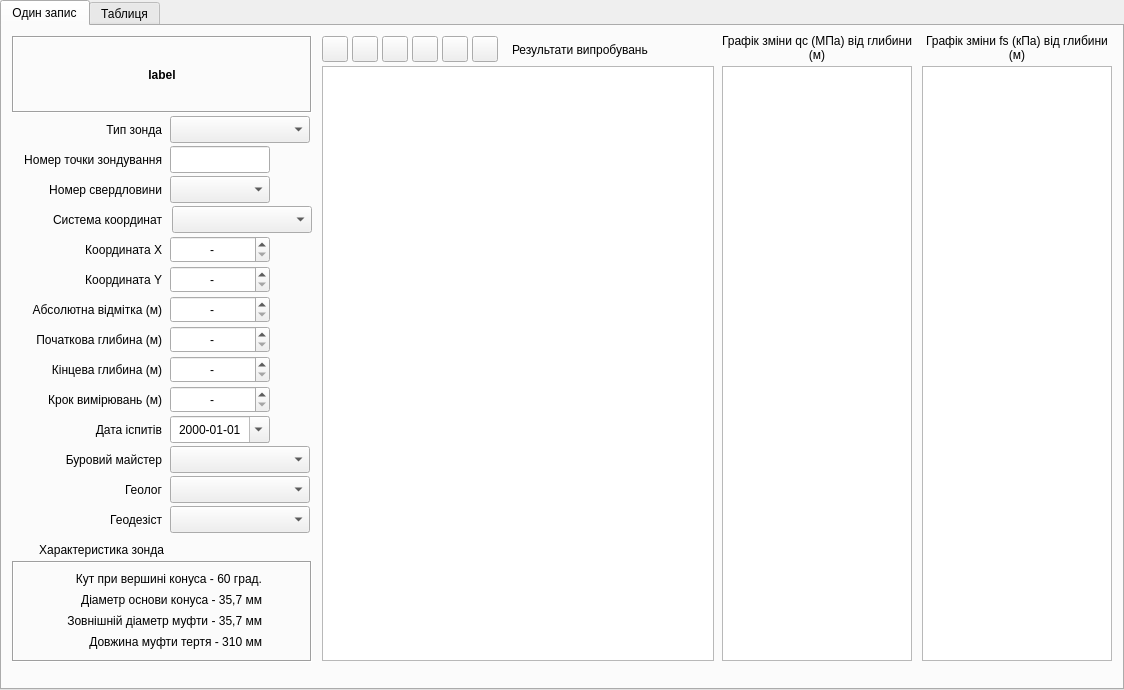
<?xml version="1.0" encoding="UTF-8"?>
<ui version="4.0">
 <class>Szond_win</class>
 <widget class="QTabWidget" name="Szond_win">
  <property name="geometry">
   <rect>
    <x>0</x>
    <y>0</y>
    <width>1124</width>
    <height>690</height>
   </rect>
  </property>
  <property name="windowTitle">
   <string>Статичне зондування</string>
  </property>
  <property name="windowIcon">
   <iconset>
    <normaloff>../icons/16x16/applications-engineering.png</normaloff>../icons/16x16/applications-engineering.png</iconset>
  </property>
  <property name="locale">
   <locale language="Ukrainian" country="Ukraine"/>
  </property>
  <property name="currentIndex">
   <number>0</number>
  </property>
  <widget class="QWidget" name="tab">
   <attribute name="title">
    <string>Один запис</string>
   </attribute>
   <widget class="QComboBox" name="comboBox_4">
    <property name="geometry">
     <rect>
      <x>168</x>
      <y>450</y>
      <width>140</width>
      <height>27</height>
     </rect>
    </property>
   </widget>
   <widget class="QDoubleSpinBox" name="doubleSpinBox_3">
    <property name="geometry">
     <rect>
      <x>168</x>
      <y>270</y>
      <width>100</width>
      <height>27</height>
     </rect>
    </property>
    <property name="locale">
     <locale language="C" country="AnyCountry"/>
    </property>
    <property name="alignment">
     <set>Qt::AlignCenter</set>
    </property>
    <property name="buttonSymbols">
     <enum>QAbstractSpinBox::UpDownArrows</enum>
    </property>
    <property name="specialValueText">
     <string>-</string>
    </property>
    <property name="minimum">
     <double>-10000.000000000000000</double>
    </property>
    <property name="maximum">
     <double>10000.000000000000000</double>
    </property>
    <property name="singleStep">
     <double>0.010000000000000</double>
    </property>
    <property name="value">
     <double>-10000.000000000000000</double>
    </property>
   </widget>
   <widget class="QFrame" name="frame">
    <property name="geometry">
     <rect>
      <x>10</x>
      <y>535</y>
      <width>300</width>
      <height>101</height>
     </rect>
    </property>
    <property name="frameShape">
     <enum>QFrame::Box</enum>
    </property>
    <property name="frameShadow">
     <enum>QFrame::Sunken</enum>
    </property>
   </widget>
   <widget class="QToolButton" name="toolButton_1">
    <property name="geometry">
     <rect>
      <x>320</x>
      <y>10</y>
      <width>26</width>
      <height>26</height>
     </rect>
    </property>
    <property name="toolTip">
     <string>Додати один рядок до таблиці</string>
    </property>
    <property name="statusTip">
     <string>Додавання одного рядка до таблиці вимірювань статичного зондування</string>
    </property>
    <property name="text">
     <string/>
    </property>
    <property name="icon">
     <iconset>
      <normaloff>../icons/16x16/list-add.png</normaloff>../icons/16x16/list-add.png</iconset>
    </property>
   </widget>
   <widget class="QLabel" name="label_10">
    <property name="geometry">
     <rect>
      <x>0</x>
      <y>390</y>
      <width>160</width>
      <height>27</height>
     </rect>
    </property>
    <property name="text">
     <string>Дата іспитів</string>
    </property>
    <property name="alignment">
     <set>Qt::AlignRight|Qt::AlignTrailing|Qt::AlignVCenter</set>
    </property>
   </widget>
   <widget class="QLabel" name="label_22">
    <property name="geometry">
     <rect>
      <x>0</x>
      <y>480</y>
      <width>160</width>
      <height>27</height>
     </rect>
    </property>
    <property name="text">
     <string>Геодезіст</string>
    </property>
    <property name="alignment">
     <set>Qt::AlignRight|Qt::AlignTrailing|Qt::AlignVCenter</set>
    </property>
   </widget>
   <widget class="QToolButton" name="toolButton_3">
    <property name="geometry">
     <rect>
      <x>380</x>
      <y>10</y>
      <width>26</width>
      <height>26</height>
     </rect>
    </property>
    <property name="toolTip">
     <string>Додати всі рядки до таблиці</string>
    </property>
    <property name="statusTip">
     <string>Додавання всіх рядків до таблиці вимірювань статичного зондування</string>
    </property>
    <property name="text">
     <string/>
    </property>
    <property name="icon">
     <iconset>
      <normaloff>../icons/16x16/edit-table-insert-row-under.png</normaloff>../icons/16x16/edit-table-insert-row-under.png</iconset>
    </property>
   </widget>
   <widget class="QLabel" name="label">
    <property name="geometry">
     <rect>
      <x>10</x>
      <y>10</y>
      <width>300</width>
      <height>77</height>
     </rect>
    </property>
    <property name="font">
     <font>
      <weight>75</weight>
      <bold>true</bold>
     </font>
    </property>
    <property name="frameShape">
     <enum>QFrame::Box</enum>
    </property>
    <property name="frameShadow">
     <enum>QFrame::Sunken</enum>
    </property>
    <property name="text">
     <string>label</string>
    </property>
    <property name="alignment">
     <set>Qt::AlignCenter</set>
    </property>
   </widget>
   <widget class="QLabel" name="label_5">
    <property name="geometry">
     <rect>
      <x>0</x>
      <y>240</y>
      <width>160</width>
      <height>27</height>
     </rect>
    </property>
    <property name="text">
     <string>Координата Y</string>
    </property>
    <property name="alignment">
     <set>Qt::AlignRight|Qt::AlignTrailing|Qt::AlignVCenter</set>
    </property>
   </widget>
   <widget class="QLabel" name="label_15">
    <property name="geometry">
     <rect>
      <x>20</x>
      <y>542</y>
      <width>240</width>
      <height>22</height>
     </rect>
    </property>
    <property name="text">
     <string>Кут при вершині конуса - 60 град.</string>
    </property>
    <property name="alignment">
     <set>Qt::AlignRight|Qt::AlignTrailing|Qt::AlignVCenter</set>
    </property>
   </widget>
   <widget class="QLabel" name="label_9">
    <property name="geometry">
     <rect>
      <x>0</x>
      <y>360</y>
      <width>160</width>
      <height>27</height>
     </rect>
    </property>
    <property name="text">
     <string>Крок вимірювань (м)</string>
    </property>
    <property name="alignment">
     <set>Qt::AlignRight|Qt::AlignTrailing|Qt::AlignVCenter</set>
    </property>
   </widget>
   <widget class="QLabel" name="label_2">
    <property name="geometry">
     <rect>
      <x>0</x>
      <y>90</y>
      <width>160</width>
      <height>27</height>
     </rect>
    </property>
    <property name="text">
     <string>Тип зонда</string>
    </property>
    <property name="alignment">
     <set>Qt::AlignRight|Qt::AlignTrailing|Qt::AlignVCenter</set>
    </property>
   </widget>
   <widget class="QLabel" name="label_18">
    <property name="geometry">
     <rect>
      <x>20</x>
      <y>584</y>
      <width>240</width>
      <height>22</height>
     </rect>
    </property>
    <property name="text">
     <string>Зовнішній діаметр муфти - 35,7 мм</string>
    </property>
    <property name="alignment">
     <set>Qt::AlignRight|Qt::AlignTrailing|Qt::AlignVCenter</set>
    </property>
   </widget>
   <widget class="QLabel" name="label_8">
    <property name="geometry">
     <rect>
      <x>0</x>
      <y>330</y>
      <width>160</width>
      <height>27</height>
     </rect>
    </property>
    <property name="text">
     <string>Кінцева глибина (м)</string>
    </property>
    <property name="alignment">
     <set>Qt::AlignRight|Qt::AlignTrailing|Qt::AlignVCenter</set>
    </property>
   </widget>
   <widget class="QDoubleSpinBox" name="doubleSpinBox_2">
    <property name="geometry">
     <rect>
      <x>168</x>
      <y>240</y>
      <width>100</width>
      <height>27</height>
     </rect>
    </property>
    <property name="locale">
     <locale language="C" country="AnyCountry"/>
    </property>
    <property name="alignment">
     <set>Qt::AlignCenter</set>
    </property>
    <property name="buttonSymbols">
     <enum>QAbstractSpinBox::UpDownArrows</enum>
    </property>
    <property name="specialValueText">
     <string>-</string>
    </property>
    <property name="maximum">
     <double>9999999.990000000223517</double>
    </property>
    <property name="singleStep">
     <double>0.010000000000000</double>
    </property>
   </widget>
   <widget class="QDoubleSpinBox" name="doubleSpinBox_4">
    <property name="geometry">
     <rect>
      <x>168</x>
      <y>300</y>
      <width>100</width>
      <height>27</height>
     </rect>
    </property>
    <property name="locale">
     <locale language="C" country="AnyCountry"/>
    </property>
    <property name="alignment">
     <set>Qt::AlignCenter</set>
    </property>
    <property name="buttonSymbols">
     <enum>QAbstractSpinBox::UpDownArrows</enum>
    </property>
    <property name="specialValueText">
     <string>-</string>
    </property>
    <property name="minimum">
     <double>-0.010000000000000</double>
    </property>
    <property name="maximum">
     <double>999.990000000000009</double>
    </property>
    <property name="singleStep">
     <double>0.010000000000000</double>
    </property>
    <property name="value">
     <double>-0.010000000000000</double>
    </property>
   </widget>
   <widget class="QLabel" name="label_14">
    <property name="geometry">
     <rect>
      <x>0</x>
      <y>150</y>
      <width>160</width>
      <height>27</height>
     </rect>
    </property>
    <property name="text">
     <string>Номер свердловини</string>
    </property>
    <property name="alignment">
     <set>Qt::AlignRight|Qt::AlignTrailing|Qt::AlignVCenter</set>
    </property>
   </widget>
   <widget class="QComboBox" name="comboBox_5">
    <property name="geometry">
     <rect>
      <x>168</x>
      <y>480</y>
      <width>140</width>
      <height>27</height>
     </rect>
    </property>
   </widget>
   <widget class="QToolButton" name="toolButton_6">
    <property name="geometry">
     <rect>
      <x>470</x>
      <y>10</y>
      <width>26</width>
      <height>26</height>
     </rect>
    </property>
    <property name="toolTip">
     <string>Очистити комірку від значення</string>
    </property>
    <property name="statusTip">
     <string>Очистити комірку від значення. Відобразити None</string>
    </property>
    <property name="icon">
     <iconset>
      <normaloff>../icons/16x16/edit-clear.png</normaloff>../icons/16x16/edit-clear.png</iconset>
    </property>
   </widget>
   <widget class="QLabel" name="label_3">
    <property name="geometry">
     <rect>
      <x>0</x>
      <y>120</y>
      <width>160</width>
      <height>27</height>
     </rect>
    </property>
    <property name="text">
     <string>Номер точки зондування</string>
    </property>
    <property name="alignment">
     <set>Qt::AlignRight|Qt::AlignTrailing|Qt::AlignVCenter</set>
    </property>
   </widget>
   <widget class="QComboBox" name="comboBox_1">
    <property name="geometry">
     <rect>
      <x>168</x>
      <y>90</y>
      <width>140</width>
      <height>27</height>
     </rect>
    </property>
   </widget>
   <widget class="QLineEdit" name="lineEdit_1">
    <property name="geometry">
     <rect>
      <x>168</x>
      <y>120</y>
      <width>100</width>
      <height>27</height>
     </rect>
    </property>
    <property name="alignment">
     <set>Qt::AlignCenter</set>
    </property>
   </widget>
   <widget class="QToolButton" name="toolButton_2">
    <property name="geometry">
     <rect>
      <x>350</x>
      <y>10</y>
      <width>26</width>
      <height>26</height>
     </rect>
    </property>
    <property name="toolTip">
     <string>Вилучити поточний рядок з таблиці</string>
    </property>
    <property name="statusTip">
     <string>Вилучення поточного рядка з таблиці вимірювань статичного зондування</string>
    </property>
    <property name="text">
     <string/>
    </property>
    <property name="icon">
     <iconset>
      <normaloff>../icons/16x16/list-remove.png</normaloff>../icons/16x16/list-remove.png</iconset>
    </property>
   </widget>
   <widget class="QLabel" name="label_17">
    <property name="geometry">
     <rect>
      <x>2</x>
      <y>510</y>
      <width>160</width>
      <height>27</height>
     </rect>
    </property>
    <property name="text">
     <string>Характеристика зонда</string>
    </property>
    <property name="alignment">
     <set>Qt::AlignRight|Qt::AlignTrailing|Qt::AlignVCenter</set>
    </property>
   </widget>
   <widget class="QDoubleSpinBox" name="doubleSpinBox_1">
    <property name="geometry">
     <rect>
      <x>168</x>
      <y>210</y>
      <width>100</width>
      <height>27</height>
     </rect>
    </property>
    <property name="autoFillBackground">
     <bool>false</bool>
    </property>
    <property name="locale">
     <locale language="C" country="AnyCountry"/>
    </property>
    <property name="alignment">
     <set>Qt::AlignCenter</set>
    </property>
    <property name="buttonSymbols">
     <enum>QAbstractSpinBox::UpDownArrows</enum>
    </property>
    <property name="specialValueText">
     <string>-</string>
    </property>
    <property name="maximum">
     <double>9999999.990000000223517</double>
    </property>
    <property name="singleStep">
     <double>0.010000000000000</double>
    </property>
    <property name="value">
     <double>0.000000000000000</double>
    </property>
   </widget>
   <widget class="QLabel" name="label_20">
    <property name="geometry">
     <rect>
      <x>920</x>
      <y>7</y>
      <width>190</width>
      <height>30</height>
     </rect>
    </property>
    <property name="text">
     <string>Графік зміни fs (кПа) від глибини (м)</string>
    </property>
    <property name="alignment">
     <set>Qt::AlignCenter</set>
    </property>
    <property name="wordWrap">
     <bool>true</bool>
    </property>
   </widget>
   <widget class="QLabel" name="label_12">
    <property name="geometry">
     <rect>
      <x>0</x>
      <y>450</y>
      <width>160</width>
      <height>27</height>
     </rect>
    </property>
    <property name="text">
     <string>Геолог</string>
    </property>
    <property name="alignment">
     <set>Qt::AlignRight|Qt::AlignTrailing|Qt::AlignVCenter</set>
    </property>
   </widget>
   <widget class="QDoubleSpinBox" name="doubleSpinBox_5">
    <property name="geometry">
     <rect>
      <x>168</x>
      <y>330</y>
      <width>100</width>
      <height>27</height>
     </rect>
    </property>
    <property name="locale">
     <locale language="C" country="AnyCountry"/>
    </property>
    <property name="alignment">
     <set>Qt::AlignCenter</set>
    </property>
    <property name="buttonSymbols">
     <enum>QAbstractSpinBox::UpDownArrows</enum>
    </property>
    <property name="specialValueText">
     <string>-</string>
    </property>
    <property name="minimum">
     <double>-0.010000000000000</double>
    </property>
    <property name="maximum">
     <double>999.990000000000009</double>
    </property>
    <property name="singleStep">
     <double>0.010000000000000</double>
    </property>
    <property name="value">
     <double>-0.010000000000000</double>
    </property>
   </widget>
   <widget class="QComboBox" name="comboBox_2">
    <property name="geometry">
     <rect>
      <x>168</x>
      <y>150</y>
      <width>100</width>
      <height>27</height>
     </rect>
    </property>
   </widget>
   <widget class="QLabel" name="label_16">
    <property name="geometry">
     <rect>
      <x>20</x>
      <y>563</y>
      <width>240</width>
      <height>22</height>
     </rect>
    </property>
    <property name="text">
     <string>Діаметр основи конуса - 35,7 мм</string>
    </property>
    <property name="alignment">
     <set>Qt::AlignRight|Qt::AlignTrailing|Qt::AlignVCenter</set>
    </property>
   </widget>
   <widget class="QLabel" name="label_7">
    <property name="geometry">
     <rect>
      <x>0</x>
      <y>300</y>
      <width>160</width>
      <height>27</height>
     </rect>
    </property>
    <property name="text">
     <string>Початкова глибина (м)</string>
    </property>
    <property name="alignment">
     <set>Qt::AlignRight|Qt::AlignTrailing|Qt::AlignVCenter</set>
    </property>
   </widget>
   <widget class="QComboBox" name="comboBox_3">
    <property name="geometry">
     <rect>
      <x>168</x>
      <y>420</y>
      <width>140</width>
      <height>27</height>
     </rect>
    </property>
   </widget>
   <widget class="QLabel" name="label_4">
    <property name="geometry">
     <rect>
      <x>0</x>
      <y>210</y>
      <width>160</width>
      <height>27</height>
     </rect>
    </property>
    <property name="text">
     <string>Координата X</string>
    </property>
    <property name="alignment">
     <set>Qt::AlignRight|Qt::AlignTrailing|Qt::AlignVCenter</set>
    </property>
   </widget>
   <widget class="QDoubleSpinBox" name="doubleSpinBox_6">
    <property name="geometry">
     <rect>
      <x>168</x>
      <y>360</y>
      <width>100</width>
      <height>27</height>
     </rect>
    </property>
    <property name="locale">
     <locale language="C" country="AnyCountry"/>
    </property>
    <property name="alignment">
     <set>Qt::AlignCenter</set>
    </property>
    <property name="buttonSymbols">
     <enum>QAbstractSpinBox::UpDownArrows</enum>
    </property>
    <property name="specialValueText">
     <string>-</string>
    </property>
    <property name="maximum">
     <double>1.000000000000000</double>
    </property>
    <property name="singleStep">
     <double>0.010000000000000</double>
    </property>
   </widget>
   <widget class="QLabel" name="label_6">
    <property name="geometry">
     <rect>
      <x>0</x>
      <y>270</y>
      <width>160</width>
      <height>27</height>
     </rect>
    </property>
    <property name="text">
     <string>Абсолютна відмітка (м)</string>
    </property>
    <property name="alignment">
     <set>Qt::AlignRight|Qt::AlignTrailing|Qt::AlignVCenter</set>
    </property>
   </widget>
   <widget class="QDateEdit" name="dateEdit_1">
    <property name="geometry">
     <rect>
      <x>168</x>
      <y>390</y>
      <width>100</width>
      <height>27</height>
     </rect>
    </property>
    <property name="alignment">
     <set>Qt::AlignCenter</set>
    </property>
    <property name="dateTime">
     <datetime>
      <hour>0</hour>
      <minute>0</minute>
      <second>0</second>
      <year>2000</year>
      <month>1</month>
      <day>1</day>
     </datetime>
    </property>
    <property name="displayFormat">
     <string>yyyy-MM-dd</string>
    </property>
    <property name="calendarPopup">
     <bool>true</bool>
    </property>
   </widget>
   <widget class="QLabel" name="label_19">
    <property name="geometry">
     <rect>
      <x>20</x>
      <y>605</y>
      <width>240</width>
      <height>22</height>
     </rect>
    </property>
    <property name="text">
     <string>Довжина муфти тертя - 310 мм</string>
    </property>
    <property name="alignment">
     <set>Qt::AlignRight|Qt::AlignTrailing|Qt::AlignVCenter</set>
    </property>
   </widget>
   <widget class="QLabel" name="label_13">
    <property name="geometry">
     <rect>
      <x>720</x>
      <y>7</y>
      <width>190</width>
      <height>30</height>
     </rect>
    </property>
    <property name="text">
     <string>Графік зміни qc (МПа) від глибини (м)</string>
    </property>
    <property name="alignment">
     <set>Qt::AlignCenter</set>
    </property>
    <property name="wordWrap">
     <bool>true</bool>
    </property>
   </widget>
   <widget class="QLabel" name="label_11">
    <property name="geometry">
     <rect>
      <x>0</x>
      <y>420</y>
      <width>160</width>
      <height>27</height>
     </rect>
    </property>
    <property name="text">
     <string>Буровий майстер</string>
    </property>
    <property name="alignment">
     <set>Qt::AlignRight|Qt::AlignTrailing|Qt::AlignVCenter</set>
    </property>
   </widget>
   <widget class="QToolButton" name="toolButton_4">
    <property name="geometry">
     <rect>
      <x>410</x>
      <y>10</y>
      <width>26</width>
      <height>26</height>
     </rect>
    </property>
    <property name="toolTip">
     <string>Вилучити всі рядки з таблиці</string>
    </property>
    <property name="statusTip">
     <string>Вилучення всіх рядків з таблиці вимірювань статичного зондування</string>
    </property>
    <property name="text">
     <string/>
    </property>
    <property name="icon">
     <iconset>
      <normaloff>../icons/16x16/edit-table-delete-row.png</normaloff>../icons/16x16/edit-table-delete-row.png</iconset>
    </property>
   </widget>
   <widget class="QGraphicsView" name="graphicsView_2">
    <property name="geometry">
     <rect>
      <x>920</x>
      <y>40</y>
      <width>190</width>
      <height>595</height>
     </rect>
    </property>
   </widget>
   <widget class="QTableView" name="tableSzond">
    <property name="geometry">
     <rect>
      <x>320</x>
      <y>40</y>
      <width>392</width>
      <height>595</height>
     </rect>
    </property>
    <attribute name="verticalHeaderDefaultSectionSize">
     <number>24</number>
    </attribute>
   </widget>
   <widget class="QToolButton" name="toolButton_5">
    <property name="geometry">
     <rect>
      <x>440</x>
      <y>10</y>
      <width>26</width>
      <height>26</height>
     </rect>
    </property>
    <property name="toolTip">
     <string>Імпортувати дані з першоджерела файлу CSV</string>
    </property>
    <property name="statusTip">
     <string>Імпортує дані з файлу формату CSV</string>
    </property>
    <property name="text">
     <string/>
    </property>
    <property name="icon">
     <iconset>
      <normaloff>../icons/16x16/document-import.png</normaloff>../icons/16x16/document-import.png</iconset>
    </property>
   </widget>
   <widget class="QLabel" name="label_21">
    <property name="geometry">
     <rect>
      <x>510</x>
      <y>10</y>
      <width>161</width>
      <height>27</height>
     </rect>
    </property>
    <property name="text">
     <string>Результати випробувань</string>
    </property>
   </widget>
   <widget class="QGraphicsView" name="graphicsView">
    <property name="geometry">
     <rect>
      <x>720</x>
      <y>40</y>
      <width>190</width>
      <height>595</height>
     </rect>
    </property>
   </widget>
   <widget class="QLabel" name="label_23">
    <property name="geometry">
     <rect>
      <x>0</x>
      <y>180</y>
      <width>160</width>
      <height>27</height>
     </rect>
    </property>
    <property name="text">
     <string>Система координат</string>
    </property>
    <property name="alignment">
     <set>Qt::AlignRight|Qt::AlignTrailing|Qt::AlignVCenter</set>
    </property>
   </widget>
   <widget class="QComboBox" name="comboBox_6">
    <property name="geometry">
     <rect>
      <x>170</x>
      <y>180</y>
      <width>140</width>
      <height>27</height>
     </rect>
    </property>
   </widget>
  </widget>
  <widget class="QWidget" name="tab_2">
   <attribute name="title">
    <string>Таблиця</string>
   </attribute>
   <layout class="QGridLayout" name="gridLayout">
    <item row="0" column="0">
     <widget class="QTableView" name="tablePointSzond">
      <property name="sizePolicy">
       <sizepolicy hsizetype="Expanding" vsizetype="Expanding">
        <horstretch>0</horstretch>
        <verstretch>0</verstretch>
       </sizepolicy>
      </property>
     </widget>
    </item>
   </layout>
  </widget>
 </widget>
 <tabstops>
  <tabstop>comboBox_1</tabstop>
  <tabstop>lineEdit_1</tabstop>
  <tabstop>comboBox_2</tabstop>
  <tabstop>comboBox_6</tabstop>
  <tabstop>doubleSpinBox_1</tabstop>
  <tabstop>doubleSpinBox_2</tabstop>
  <tabstop>doubleSpinBox_3</tabstop>
  <tabstop>doubleSpinBox_4</tabstop>
  <tabstop>doubleSpinBox_5</tabstop>
  <tabstop>doubleSpinBox_6</tabstop>
  <tabstop>dateEdit_1</tabstop>
  <tabstop>comboBox_3</tabstop>
  <tabstop>comboBox_4</tabstop>
  <tabstop>comboBox_5</tabstop>
  <tabstop>tableSzond</tabstop>
  <tabstop>toolButton_1</tabstop>
  <tabstop>toolButton_2</tabstop>
  <tabstop>toolButton_3</tabstop>
  <tabstop>toolButton_4</tabstop>
  <tabstop>toolButton_5</tabstop>
  <tabstop>toolButton_6</tabstop>
  <tabstop>graphicsView</tabstop>
  <tabstop>graphicsView_2</tabstop>
  <tabstop>tablePointSzond</tabstop>
 </tabstops>
 <resources/>
 <connections/>
</ui>
